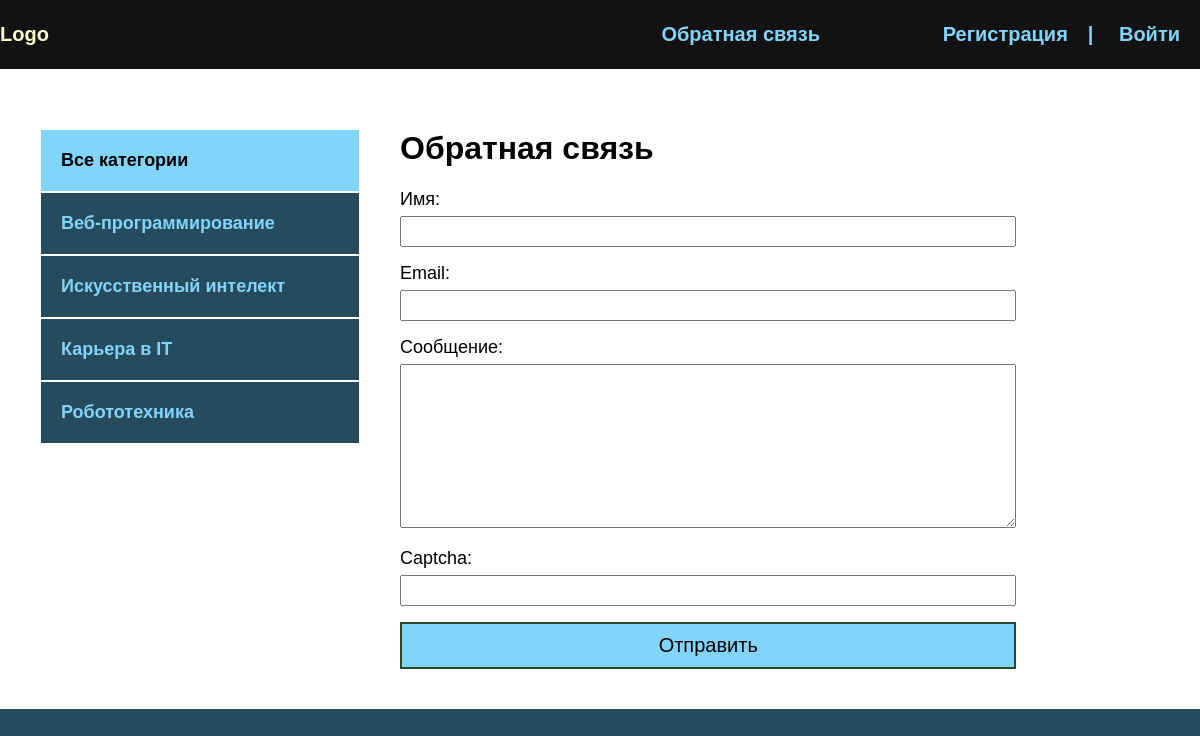
Page /contact/ on the committed database.
### blog/models.py (models this page shows, shortened)
class Category(models.Model):
    name = models.CharField(max_length=100, db_index=True, verbose_name='Категория')
    slug = models.SlugField(max_length=100, db_index=True, unique=True, verbose_name='URL')
    def get_absolut_url(self):
        return reverse('category', kwargs={'cat_slug': self.slug})
    class Meta:
        verbose_name = 'Категория'
        verbose_name_plural = 'Категории'

### blog/views.py (the view, shortened to what this page needs)
# urls.py: path('contact/', ContactFormView.as_view(), name='contact'),
class ContactFormView(DataMixin, FormView):
    form_class = ContactForm
    template_name = 'blog/contact.html'
    success_url = reverse_lazy('index')
    def get_context_data(self, *, object_list=None, **kwargs):
        context = super().get_context_data(**kwargs)
        c_def = self.get_user_context(title='Обратная связь')
        return dict(list(context.items())+list(c_def.items()))

### blog/forms.py
class ContactForm(forms.Form):
    name = forms.CharField(label='Имя' ,max_length=255)
    email = forms.EmailField(label='Email')
    content = forms.CharField(label='Сообщение', widget=forms.Textarea(attrs={'cols':60, 'rows':10}))
    captcha = CaptchaField()

### blog/templatetags/blog_tags.py (called while the page is built)
@register.inclusion_tag('blog/list_categories.html')
def show_categories(sort=None, cat_selected=0):
    if not sort:
        cats = Category.objects.all()
    else:
        cats = Category.objects.order_by(sort)
    return {'cats': cats, 'cat_selected': cat_selected}

### blog/utils.py (called while the page is built)
    def get_user_context(self, **kwargs):
        context = kwargs
        cats = Category.objects.annotate((Count('blog')))
        user_menu = menu.copy()
        if not self.request.user.is_authenticated:
            user_menu.pop(0)
        context['menu'] = user_menu
        context['cats'] = cats
        if 'cat_selected' not in context:
            context['cat_selected'] = 0
        return context

### blog/templates/blog/contact.html (shortened to what this page needs)
{% extends 'blog/base.html' %}
{% load static %}
{% block content %}
<h1>{{ title }}</h1>
<form method="post">
    {{ form.as_p }}
    <button>Отправить</button>
</form>
{% endblock %}

### blog/templates/blog/base.html (shortened to what this page needs)
{% load static %}
{% load blog_tags %}
<!DOCTYPE html>
<html lang="en">
<head>
    <link rel="stylesheet" href="{% static 'css/style2.css' %}">
</head>
<body>
    <div class="header">
        <div class="wrap">
            <ul class="meinmenu">
                <li class="logo">
                    <a href="{% url 'index' %}">
                        <div class="logo">
                            Logo
                        </div>
                    </a>
                </li>
                {% for m in menu %}
                <li class="last">
                    <a href="{% url m.url_name %}">
                        {{ m.title }}
                    </a>
                </li>
                {% endfor %}
                {% if request.user.is_authenticated %}
                    <li class="last">{{ user.username }}| <a href="{% url 'logout' %}">Выйти</a></li>
                {% else %}
                    <li class="last"><a href="{% url 'register' %}">Регистрация</a>| <a href="{% url 'login' %}">
                        Войти</a></li>
                {% endif %}
            </ul>
        </div>
    </div>
    <div class="content">
        <div class="wrap">
            <div class="sidebar">
                <ul>
                    {% if cat_selected == 0 %}
                    <li class="selected">Все категории</li>
                    {% else %}
                    <li><a href="{% url 'index' %}">Все категории</a></li>
                    {% endif%}
                    {% for c in cats %}
                        {% if c.blog__count > 0 %}
                            {% if c.pk == cat_selected %}
                                <li class="selected">{{ c.name }}</li>
                            {% else %}
                                <li><a href="{{ c.get_absolut_url }}">{{ c.name }}</a></li>
                            {% endif %}
                        {% endif %}
                    {% endfor %}
                </ul>
            </div>
            <div class="main">
                {% block content %}
                {% endblock %}
            </div>
        </div>
    </div>
</body>
</html>

### blog/static/css/style2.css (style rules this page uses)
body { margin: 0; padding: 0; background-color: #264b5d; font-family: Verdana, Geneva, Tahoma, sans-serif; }
.wrap { max-width: 1200px; margin: 0 auto; }
.content .wrap { background-color: #FFF; padding: 40px; box-sizing: border-box; display: flex; }
ul { list-style-type: none; margin: 0; padding: 0; }
a { color: #81d4fa; text-decoration: none; padding: 20px; }
.header { background-color: #121212; }
.meinmenu { display: flex; align-items: center; font-size: 20px; font-weight: bold; justify-content: space-between; }
.logo { flex-basis: 40%; }
.last { flex-basis: 30%; text-align: right; color: #81d4fa; }
.sidebar ul { width: 320px; margin-right: 40px; margin-top: 20px; }
.sidebar a { padding: 20px; background: #264b5d; display: block; border: 1px solid white; font-weight: bold; font-size: 18px; }
.selected { font-size: 18px; padding: 20px; border: 1px solid white; font-weight: bold; background: #81d4fa; }
button { background: #81d4fa; border: 2px solid #264b26; width: 100%; padding: 10px; font-size: 20px; cursor: pointer; }
form label { font-size: 18px; }
input, textarea { width: 100%; margin-top: 6px; padding: 6px; box-sizing: border-box; }
label { font-size: 20px; }
.last a { display: inline; }

### rows in the picture
Category: name "Веб-программирование"
Category: name "Искусственный интелект"
Category: name "Карьера в IT"
Category: name "Робототехника"

### other values in the picture
{{ m.title }} "Обратная связь"
{{ title }} "Обратная связь"
